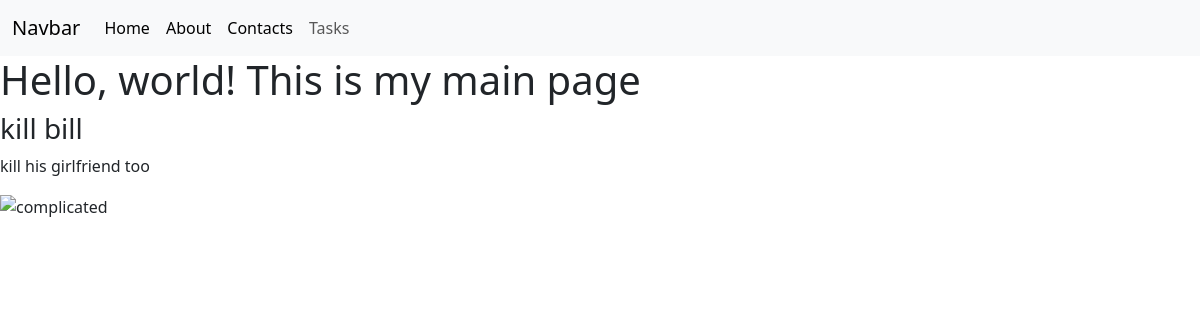
Before: /Main/ with the older database file.
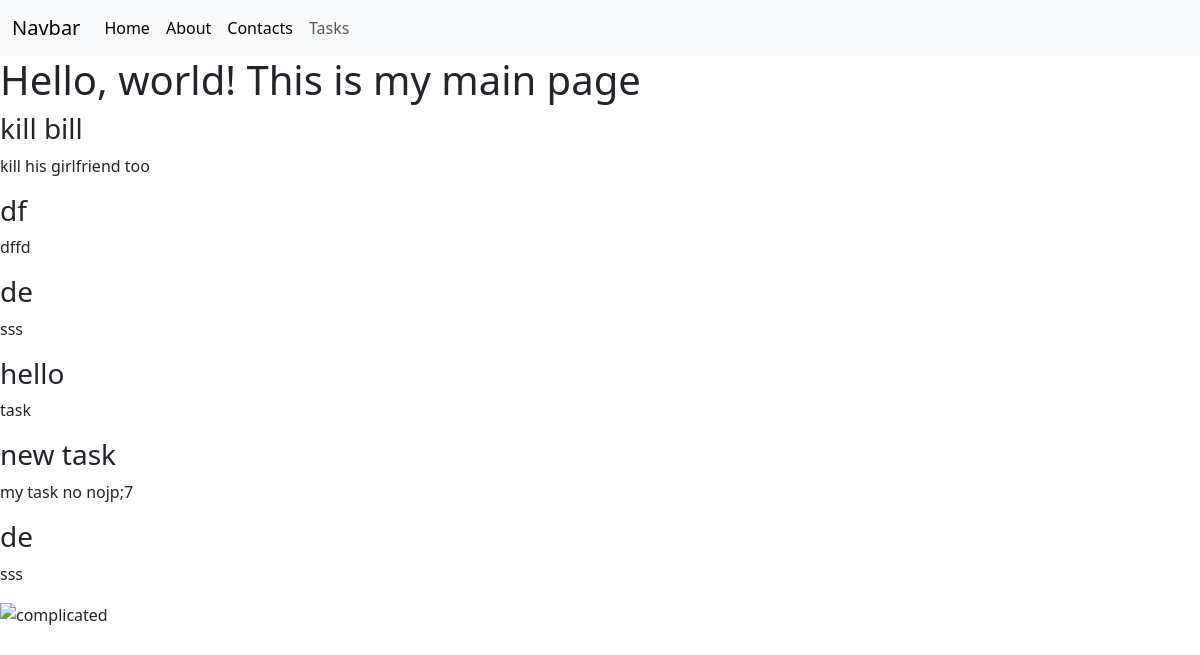
After: the same page with the newer database file.
### Main/models.py (models this page shows, shortened)
class Task(models.Model):
    title = models.CharField('Title', max_length=50)
    description = models.TextField('description', max_length=150)

### Main/views.py (the view)
# urls.py: path('', views.index, name='main'),
def index(request):
    tasks1 = Task.objects.all()
    return render(request, 'Main/main.html', {'title': 'main page', 'tasks': tasks1})

### Main/templates/Main/main.html (shortened to what this page needs)
{% extends 'main/base.html'%}
{% block content%}
    <h1>Hello, world! This is my main page</h1>
    {% if tasks %}
      {% for el in tasks %}
        <h3>{{el.title}}</h3>
        <p>{{el.description}}</p>
      {% endfor %}
    {% else %}
    <p>No tasks</p>
    {% endif %}
    <img src="https://la2mod.ru/wp-content/uploads/2019/04/memy-5.png" class="img-fluid" alt="complicated">
{% endblock%}

### Main/templates/Main/base.html (shortened to what this page needs)
<!doctype html>
<html lang="en">
  <head>
    <link href="https://cdn.jsdelivr.net/npm/bootstrap@5.3.0-alpha1/dist/css/bootstrap.min.css" rel="stylesheet">
    <nav class="navbar navbar-expand-lg bg-body-tertiary">
  <div class="container-fluid">
    <a class="navbar-brand" href="#">Navbar</a>
    <div class="collapse navbar-collapse" id="navbarSupportedContent">
      <ul class="navbar-nav me-auto mb-2 mb-lg-0">
        <li class="nav-item">
          <a class="nav-link active" aria-current="page" href="{% url 'main' %}">Home</a>
        </li>
         <li class="nav-item">
          <a class="nav-link active" aria-current="page" href="{% url 'about' %}">About</a>
        </li>
        <li class="nav-item">
          <a class="nav-link active" aria-current="page" href="{% url 'contacts' %}">Contacts</a>
        </li>
        <li class="nav-item">
            <a class="nav-link" href="{% url 'tasks' %}">Tasks</a>
            </li>
      </ul>
    </div>
  </div>
</nav>
  </head>
  <body>
    {%  block content %}
    {% endblock %}
  </body>
</html>

Changed rows visible on the page:
added Task: title "df", description "dffd"
added Task: title "de", description "sss"
added Task: title "hello", description "task"
added Task: title "new task", description "my task no nojp;7"
added Task: title "de", description "sss"
